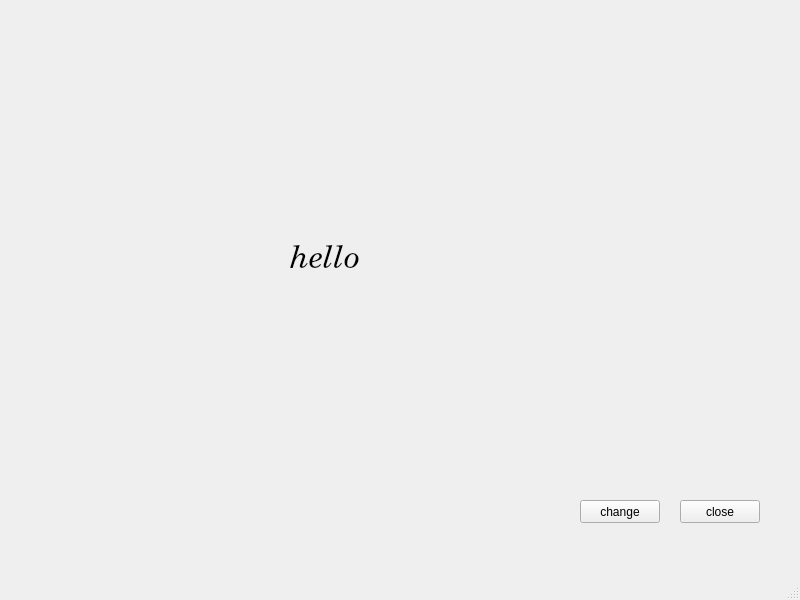
<?xml version="1.0" encoding="UTF-8"?>
<ui version="4.0">
 <class>MainWindow</class>
 <widget class="QMainWindow" name="MainWindow">
  <property name="geometry">
   <rect>
    <x>0</x>
    <y>0</y>
    <width>800</width>
    <height>600</height>
   </rect>
  </property>
  <property name="windowTitle">
   <string>MainWindow</string>
  </property>
  <widget class="QWidget" name="centralwidget">
   <widget class="QPushButton" name="closeButton">
    <property name="geometry">
     <rect>
      <x>680</x>
      <y>500</y>
      <width>80</width>
      <height>23</height>
     </rect>
    </property>
    <property name="text">
     <string>close</string>
    </property>
   </widget>
   <widget class="QLabel" name="label">
    <property name="geometry">
     <rect>
      <x>290</x>
      <y>200</y>
      <width>241</width>
      <height>121</height>
     </rect>
    </property>
    <property name="font">
     <font>
      <family>Century Schoolbook L</family>
      <pointsize>24</pointsize>
      <italic>true</italic>
     </font>
    </property>
    <property name="text">
     <string>hello</string>
    </property>
   </widget>
   <widget class="QPushButton" name="changeButton">
    <property name="geometry">
     <rect>
      <x>580</x>
      <y>500</y>
      <width>80</width>
      <height>23</height>
     </rect>
    </property>
    <property name="text">
     <string>change</string>
    </property>
   </widget>
  </widget>
  <widget class="QMenuBar" name="menubar">
   <property name="geometry">
    <rect>
     <x>0</x>
     <y>0</y>
     <width>800</width>
     <height>20</height>
    </rect>
   </property>
  </widget>
  <widget class="QStatusBar" name="statusbar"/>
 </widget>
 <resources/>
 <connections>
  <connection>
   <sender>closeButton</sender>
   <signal>clicked()</signal>
   <receiver>MainWindow</receiver>
   <slot>close()</slot>
   <hints>
    <hint type="sourcelabel">
     <x>719</x>
     <y>531</y>
    </hint>
    <hint type="destinationlabel">
     <x>399</x>
     <y>299</y>
    </hint>
   </hints>
  </connection>
 </connections>
</ui>
